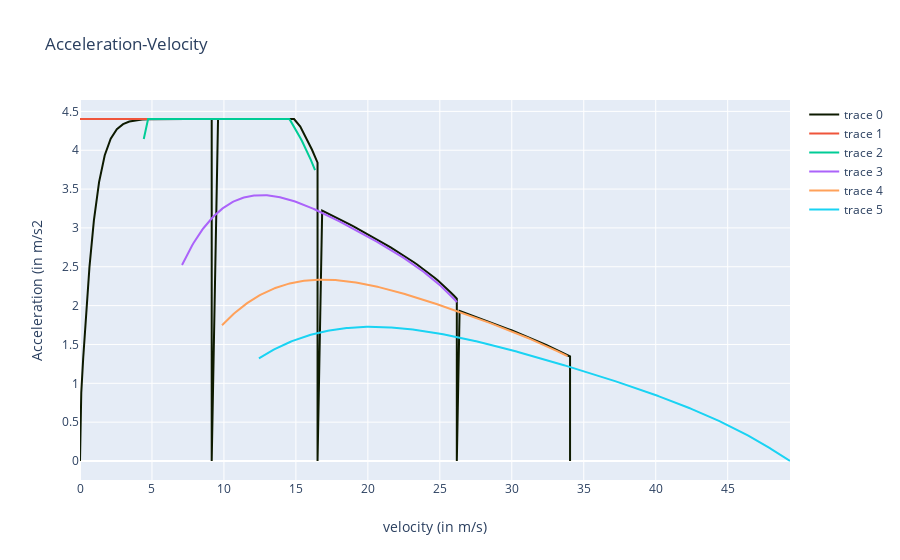

The cell this chart's notebook holds for it:
### Code cell
# plots acceleration versus velocity graph of the vehicle.
layout = go.Layout(title="Acceleration-Velocity",
                xaxis=dict(title='velocity (in m/s)'),
                yaxis=dict(title='Acceleration (in m/s2'))
data = [dict(x=outputs['velocities'], y=outputs['accelerations'], line=dict(color='#0D1A00'))] + outputs['discrete_acceleration_curves']
fig = go.Figure(data=data, layout=layout)
iplot(fig)
